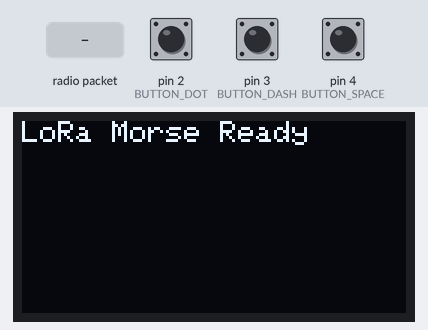
Bench run of a sketch on a simulated Arduino Uno, built with avr-gcc and run on an emulated ATmega328P. Parts: 128×64 one-colour display. The test bench sets the inputs (shaded band); at power-on: pin 2 (BUTTON_DOT) HIGH, pin 3 (BUTTON_DASH) HIGH, pin 4 (BUTTON_SPACE) HIGH. No radio packets arrive unless stated.

Above: at 1.2 s.
1.3 s: pin 2 (BUTTON_DOT) pulled LOW for 1 s
At 2.8 s:
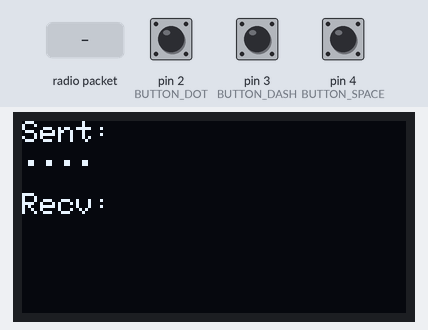
3.8 s: pin 3 (BUTTON_DASH) pulled LOW for 3.2 s
At 8.0 s:
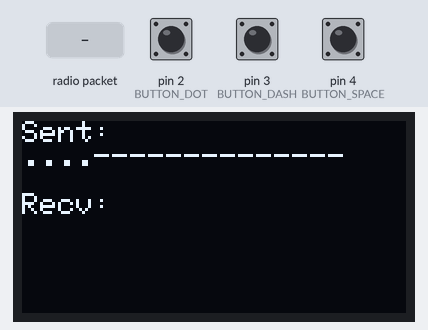
8.5 s: pin 4 (BUTTON_SPACE) pulled LOW for 1 s
At 10.0 s:
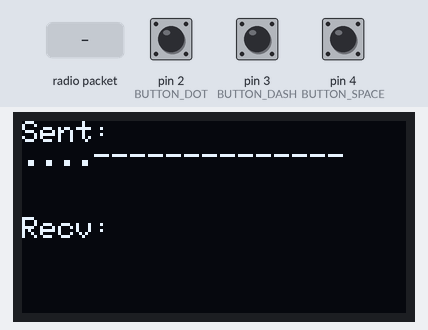
11.0 s: radio packet "1" arrives
12.5 s: pin 2 (BUTTON_DOT) pulled LOW for 0.15 s
At 13.8 s:
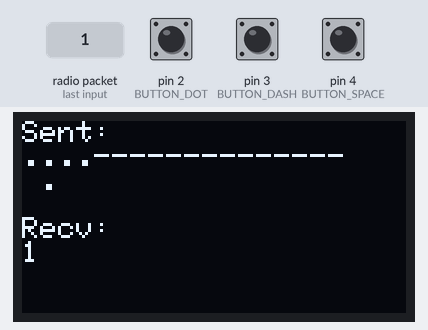
14.1 s: pin 3 (BUTTON_DASH) pulled LOW for 0.15 s
Timing chart, 0 to 16.7 s (numbered marks = the images above; inputs shaded):
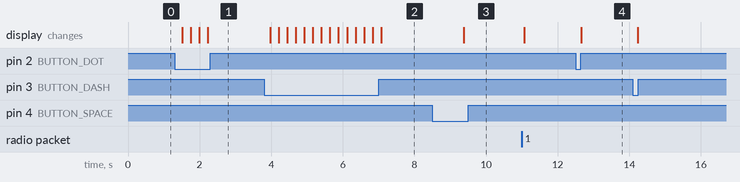

Measured:
- after the input at 1.3 s, the display: first changes after 0.22 s (image 1 shows a later state)
- after the input at 3.8 s, the display: first changes after 0.17 s (image 2 shows a later state)
- after the input at 8.5 s, the display: changes after 0.88 s (image 3)
- after the input at 12.5 s, the display: changes after 0.15 s (image 4)

The sketch:

sketch_jul13a.ino
```cpp
#include <LoRa.h>
#include <Wire.h>
#include <Adafruit_GFX.h>
#include <Adafruit_SSD1306.h>

#define BUTTON_DOT    2
#define BUTTON_DASH   3
#define BUTTON_SPACE  4

#define SCREEN_WIDTH 128
#define SCREEN_HEIGHT 64
Adafruit_SSD1306 display(SCREEN_WIDTH, SCREEN_HEIGHT, &Wire, -1);

String sentMessage = "";
String receivedMessage = "";

void setup() {
  Serial.begin(9600);

  pinMode(BUTTON_DOT, INPUT_PULLUP);
  pinMode(BUTTON_DASH, INPUT_PULLUP);
  pinMode(BUTTON_SPACE, INPUT_PULLUP);

  // OLED
  display.begin(SSD1306_SWITCHCAPVCC, 0x3C);
  display.clearDisplay();
  display.setTextSize(1);
  display.setTextColor(SSD1306_WHITE);
  display.setCursor(0, 0);
  display.println("LoRa Morse Ready");
  display.display();

  // LoRa
  if (!LoRa.begin(433E6)) {
    display.clearDisplay();
    display.setCursor(0, 0);
    display.println("LoRa Failed");
    display.display();
    while (1);
  }
}

void loop() {
  // دریافت
  int packetSize = LoRa.parsePacket();
  if (packetSize) {
    while (LoRa.available()) {
      char c = (char)LoRa.read();
      receivedMessage += c;
      updateDisplay();
    }
  }

  // ارسال نقطه
  if (digitalRead(BUTTON_DOT) == LOW) {
    sendChar('.');
  }

  // ارسال خط
  if (digitalRead(BUTTON_DASH) == LOW) {
    sendChar('-');
  }

  // ارسال فاصله
  if (digitalRead(BUTTON_SPACE) == LOW) {
    sendChar(' ');
  }

  delay(150); // جلوگیری از تکرار
}

void sendChar(char c) {
  sentMessage += c;
  LoRa.beginPacket();
  LoRa.print(c);
  LoRa.endPacket();
  updateDisplay();
}

void updateDisplay() {
  display.clearDisplay();
  display.setCursor(0, 0);
  display.println("Sent:");
  display.println(sentMessage);
  display.println("");
  display.println("Recv:");
  display.println(receivedMessage);
  display.display();
}
```
